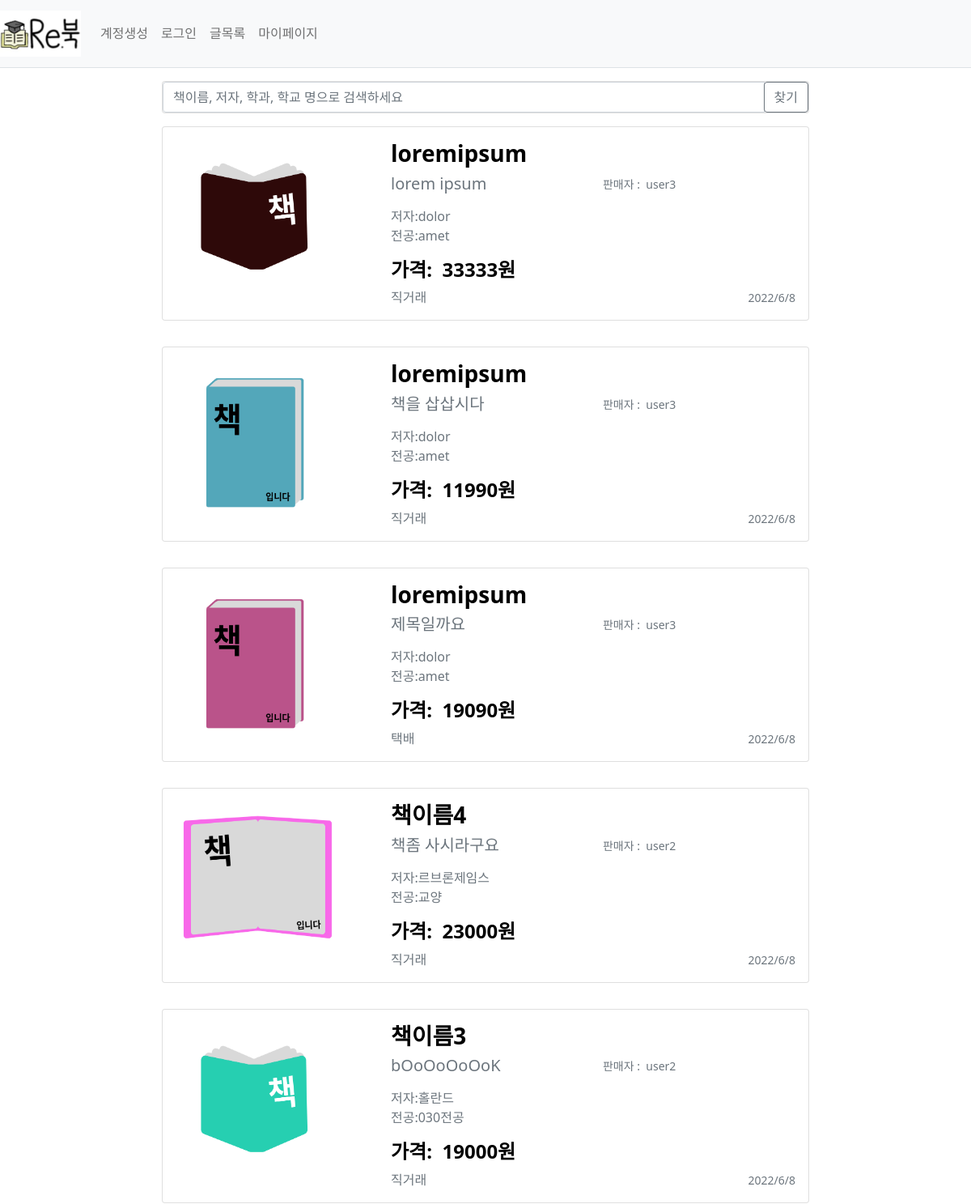
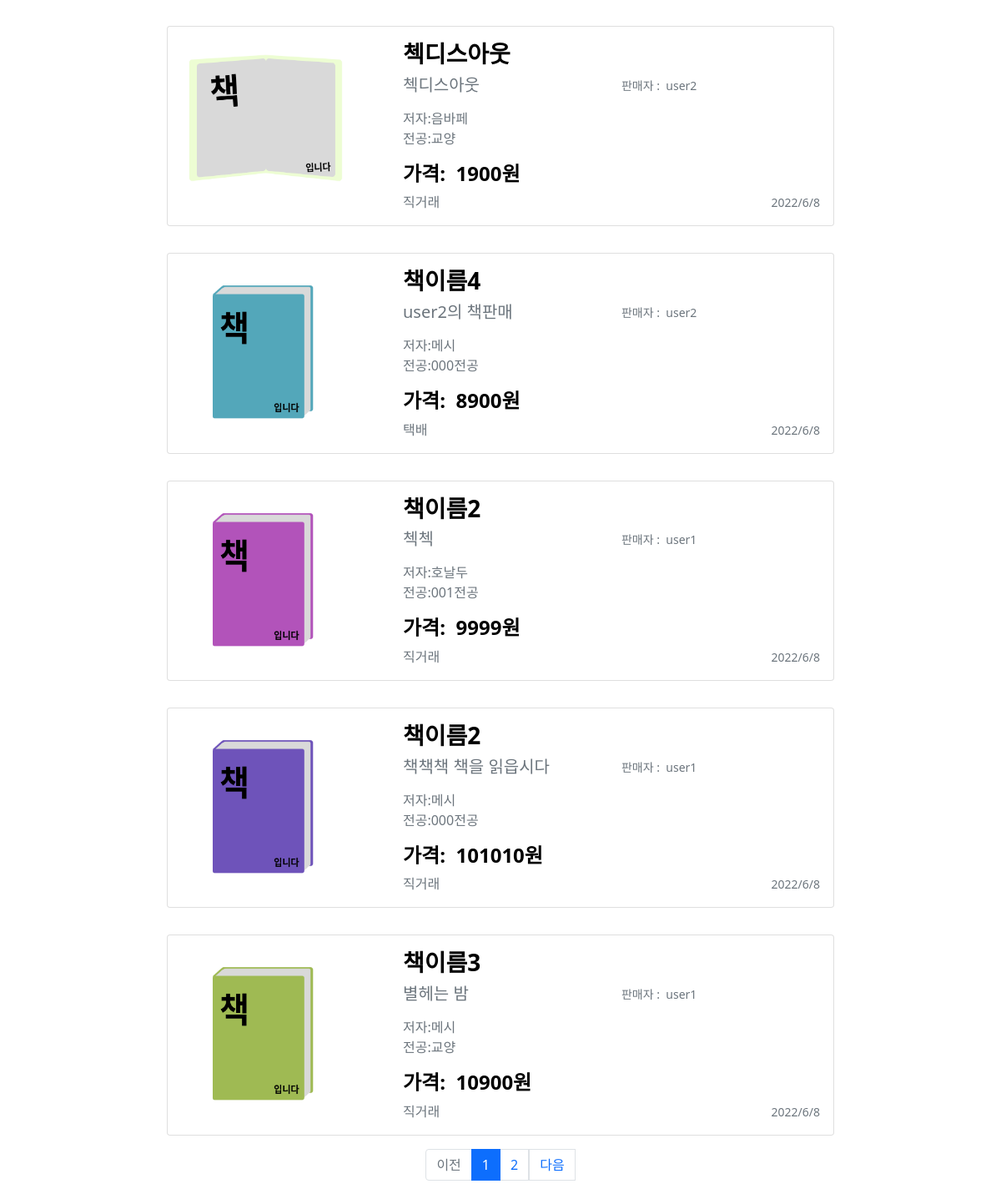
/post/list/, run on the app's committed database (2 pictures, top to bottom).
### webproject/models.py (models this page shows)
class Post(db.Model): #판매페이지
    id = db.Column(db.Integer, primary_key=True)
    subject = db.Column(db.String(200), nullable=False)
    content = db.Column(db.Text(),nullable=False)
    isparcel = db.Column(db.Boolean(), nullable=True,server_default='True')  # True: 택배, False: 직거래
    create_date = db.Column(db.DateTime(), nullable=False)
    img_path = db.Column(db.String(), nullable=True, server_default='1')  # 요거는 나중에 추가해보자
    book_info_id = db.Column(db.Integer, db.ForeignKey('bookinfo.id', ondelete='CASCADE'))
    book = db.relationship('BookInfo', backref=db.backref('post_set'))
    user_id = db.Column(db.Integer, db.ForeignKey('user.id', ondelete='CASCADE'), nullable=False)
    user = db.relationship('User', backref=db.backref('post_set'))

class BookInfo(db.Model): # 책 정보
    __tablename__ = 'bookinfo'
    id = db.Column(db.Integer, primary_key=True)
    name = db.Column(db.String(200),nullable=False) #책이름
    author = db.Column(db.String(200),nullable=False) #저자
    school = db.Column(db.String(200),nullable=False) #학교
    department = db.Column(db.String(200),nullable=False) #학과
    price = db.Column(db.Integer, nullable=False)

class User(db.Model):
    id = db.Column(db.Integer, primary_key =True)
    username = db.Column(db.String(150), unique=True, nullable=False)
    password = db.Column(db.String(200), nullable=False)
    email = db.Column(db.String(120), unique=True, nullable=False)

### webproject/views/post_views.py (the view, shortened to what this page needs)
@bp.route('/list/')
def _list():
    page = request.args.get('page', type=int, default=1)
    kw = request.args.get('kw', type=str, default='')
    post_list = Post.query.order_by(Post.create_date.desc())
    post_list = post_list.paginate(page, per_page=10)
    return render_template('post/post_list.html', post_list=post_list, page=page, kw=kw)

### webproject/views/auth_views.py (called while the page is built)
@bp.before_app_request
def load_logged_in_user():
    user_id=session.get('user_id')
    if user_id is None:
        g.user = None
    else:
        g.user = User.query.get(user_id)

@bp.before_app_request
def load_logged_in_user():
    user_id=session.get('user_id')
    if user_id is None:
        g.user = None
    else:
        g.user = User.query.get(user_id)

### webproject/templates/post/post_list.html (shortened to what this page needs)
{% extends 'base.html' %}
{% block content%}
{% if post_list %}
<div class="mt-3" style="text-decoration:none;">
    <div class="d-flex justify-content-center">
        <div class="card" style="width:50em">
         <div class="input-group">
                    <input type="text" id="search_kw" class="form-control" value="{{ kw or '' }}"
                           placeholder="책이름, 저자, 학과, 학교 명으로 검색하세요">
                    <div class="input-group-append">
                        <button class="btn btn-outline-secondary" type="button" id="btn_search">찾기</button>
                    </div>
                </div>
        </div>
    </div>
    {% for post in post_list.items %}
    <div class="d-flex justify-content-center">
        <div class="card mb-3 mt-3" style="width: 800px;">
            <a href="{{ url_for('post.detail', post_id=post.id)}}" class="text-decoration-none text-black">
                <div class="row g-0">
                    <div class="col-md-4 ">
                            <div class="card-body" style="margin:auto; float: left;">
                                <img src="{{post.img_path}}"  width="200px" height="200px">
                            </div>
                    </div>
                    <div class="col-md-8  position-relative">
                            <div class="card-body">
                                <h3  class="card-title fw-bold">{{post.book.name}}</h3>
                                <div class="row justify-content-start">
                                    <div class="col-6">
                                        <div class="mt-0 mb-3">
                                            <h5 class="text-muted mt-0 mb-0">{{post.subject}}</h5>
                                            <p class="text-muted mt-3 mb-0">저자:{{post.book.author}}</p>
                                            <p class="text-muted mt-0 mb-0">전공:{{post.book.department}}</p>
                                        </div>
                                    </div>
                                    <div class="col-5">
                                        <p class="text-muted mt-0 mb-0"><small>판매자 : &nbsp{{post.user.username}}</small></p>
                                    </div>
                                </div>
                                <h4 class="fw-bold">가격: &nbsp{{post.book.price}}원</h4>
                                {% if post.isparcel %}
                                <p class="text-muted mt-0 mb-0">택배</p>
                                {%else%}
                                <p class="text-muted mt-0 mb-0">직거래</p>
                                {% endif %}
                                <div class="position-absolute bottom-0 end-0 mb-3 me-3" >
                                    <p class="card-text"><small class="text-muted">{{post.create_date.year}}/{{post.create_date.month}}/{{post.create_date.day}}</small></p>
                                </div>
                            </div>
                    </div>
                </div>
            </a>
        </div>
    </div>
    {% endfor %}
</div>
    <ul class="pagination justify-content-center">
        {% if post_list.has_prev %}
        <li class="page-item">
            <a class="page-link" href="?page={{post_list.prev_num}}">이전</a>
        </li>
        {% else %}
        <li class="page-item disabled">
            <a class="page-link" data-page="{{ post_list.prev_num }}" href="javascript:void(0)">이전</a>
        </li>
        {% endif %}
        {% for page_num in post_list.iter_pages() %}
            {% if page_num %}
                {% if page_num != post_list.page %}
                <li class="page-item">
                    <a class="page-link" data-page="{{ page_num }}" href="javascript:void(0)">{{ page_num }}</a>
                </li>
                {% else %}
                <li class="page-item active" aria-current="page">
                    <a class="page-link" href="#">{{ page_num }}</a>
                </li>
                {% endif %}
            {% else %}
                <li class="disabled">
                    <a class="page-link" href="#">...</a>
                </li>
            {% endif %}
        {% endfor %}
        {%if post_list.has_next %}
        <li class="page_item">
            <a class="page-link" href="?page={{ post_list.next_num }}">다음</a>
        </li>
        {% else %}
        <li class="page-item disabled">
            <a class="page-link" data-page="{{ post_list.next_num }}" href="javascript:void(0)">다음</a>
        </li>
        {% endif %}
    </ul>
{% else %}
<p>no content</p>
{% endif %}
{% endblock %}

### data on the page
Post: img_path (picture), book.name "loremipsum", subject "lorem ipsum", book.author "dolor", book.department "amet", user.username "user3", book.price "33333", isparcel "직거래", create_date.year "2022", create_date.month "6", create_date.day "8"
Post: img_path (picture), book.name "loremipsum", subject "책을 삽삽시다", book.author "dolor", book.department "amet", user.username "user3", book.price "11990", isparcel "직거래", create_date.year "2022", create_date.month "6", create_date.day "8"
Post: img_path (picture), book.name "loremipsum", subject "제목일까요", book.author "dolor", book.department "amet", user.username "user3", book.price "19090", isparcel "택배", create_date.year "2022", create_date.month "6", create_date.day "8"
Post: img_path (picture), book.name "책이름4", subject "책좀 사시라구요", book.author "르브론제임스", book.department "교양", user.username "user2", book.price "23000", isparcel "직거래", create_date.year "2022", create_date.month "6", create_date.day "8"
Post: img_path (picture), book.name "책이름3", subject "bOoOoOoOoK", book.author "홀란드", book.department "030전공", user.username "user2", book.price "19000", isparcel "직거래", create_date.year "2022", create_date.month "6", create_date.day "8"
Post: img_path (picture), book.name "첵디스아웃", subject "첵디스아웃", book.author "음바페", book.department "교양", user.username "user2", book.price "1900", isparcel "직거래", create_date.year "2022", create_date.month "6", create_date.day "8"
Post: img_path (picture), book.name "책이름4", subject "user2의 책판매", book.author "메시", book.department "000전공", user.username "user2", book.price "8900", isparcel "택배", create_date.year "2022", create_date.month "6", create_date.day "8"
Post: img_path (picture), book.name "책이름2", subject "첵첵", book.author "호날두", book.department "001전공", user.username "user1", book.price "9999", isparcel "직거래", create_date.year "2022", create_date.month "6", create_date.day "8"
Post: img_path (picture), book.name "책이름2", subject "책책책 책을 읽읍시다", book.author "메시", book.department "000전공", user.username "user1", book.price "101010", isparcel "직거래", create_date.year "2022", create_date.month "6", create_date.day "8"
Post: img_path (picture), book.name "책이름3", subject "별헤는 밤", book.author "메시", book.department "교양", user.username "user1", book.price "10900", isparcel "직거래", create_date.year "2022", create_date.month "6", create_date.day "8"

### other printed values
{{ page_num }} "1"
{{ page_num }} "2"
